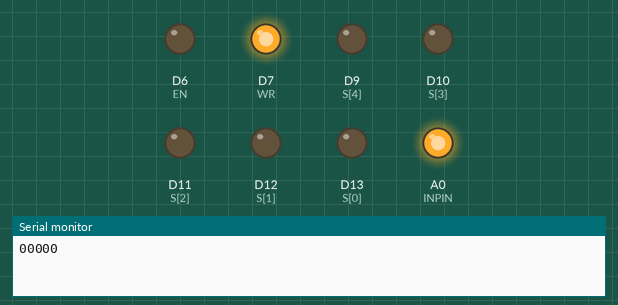
Bench run of a sketch on a simulated Arduino Zero (SAMD21). Parts: output pins drawn as LEDs (lit = HIGH), the last lines printed to the serial monitor.

Above: at 0.1 s.
At 4.9 s:
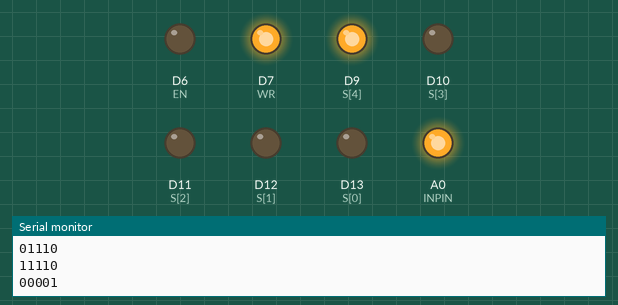
At 9.9 s:
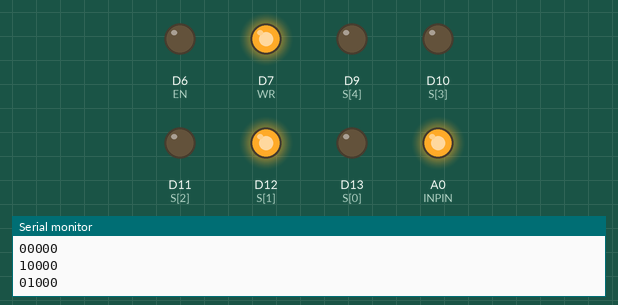
At 19.91 s:
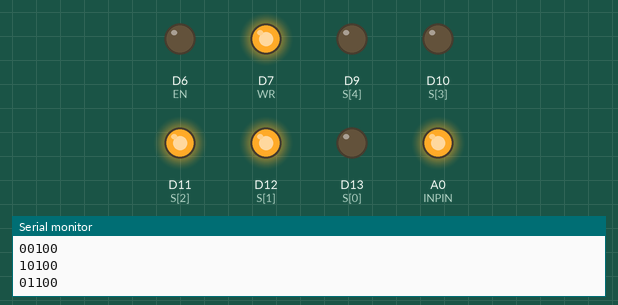
At 29.72 s:
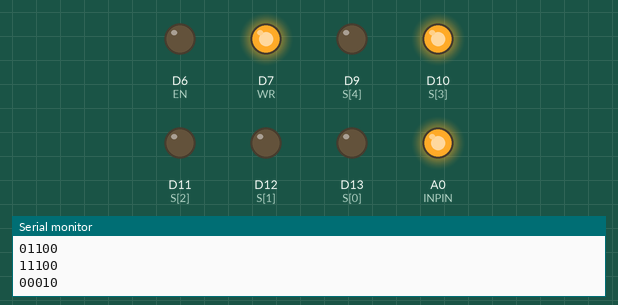
At 39.73 s:
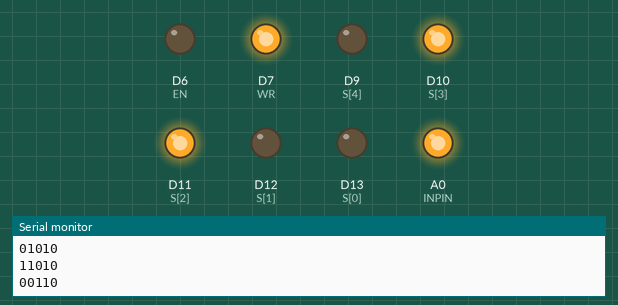
Timing chart, 0 to 40.0 s (numbered marks = the images above):
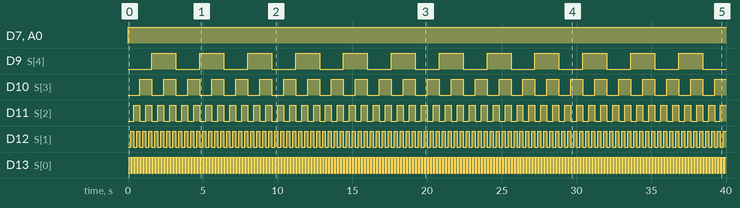

Measured:
- by itself, D7 (WR), A0 (INPIN): LOW → HIGH at 0.00 s
- by itself, D9 (S[4]): alternates HIGH for 1.6 s and LOW for 1.6 s
- by itself, D10 (S[3]): alternates HIGH for 0.80 s and LOW for 0.80 s
- by itself, D11 (S[2]): alternates HIGH for 0.40 s and LOW for 0.40 s
- by itself, D12 (S[1]): alternates HIGH for 0.20 s and LOW for 0.20 s
- by itself, D13 (S[0]): alternates HIGH for 0.10 s and LOW for 0.10 s

The sketch:

ADG732BSUZ_TEST.ino
```cpp
// (licence header left out)
int S[5] = {13, 12, 11, 10, 9}; //A0, A1, A2, A3, A4 Respectively

int CS = 8;
int WR = 7;
int EN = 6;

int INPIN = A0; //IO on MegaMUX

void setup() {
  // put your setup code here, to run once:
  for (int x = 0; x < 5; x++) {
    pinMode(S[x], OUTPUT);
    digitalWrite(S[x], LOW);
  }
  pinMode(CS, OUTPUT);
  digitalWrite(CS, LOW);
  pinMode(WR, OUTPUT);
  digitalWrite(WR, LOW);
  pinMode(EN, OUTPUT);
  digitalWrite(EN, LOW);
  pinMode(INPIN, OUTPUT);
  digitalWrite(INPIN, LOW);
  SerialUSB.begin(115200);
}

void loop() {
  // put your main code here, to run repeatedly:
  for(int i = 0; i<32;i++){
  pinSelect(i);
  digitalWrite(INPIN, HIGH);
  delay(100);
  digitalWrite(INPIN, LOW);
  }
}

void pinSelect(int pinnum){
  digitalWrite(WR, LOW);
    for (int x = 0; x<5; x++){
      byte state = bitRead(pinnum, x);
      digitalWrite(S[x], state);
      SerialUSB.print(state);
    }
    SerialUSB.println();
  digitalWrite(WR, HIGH);
}
```
